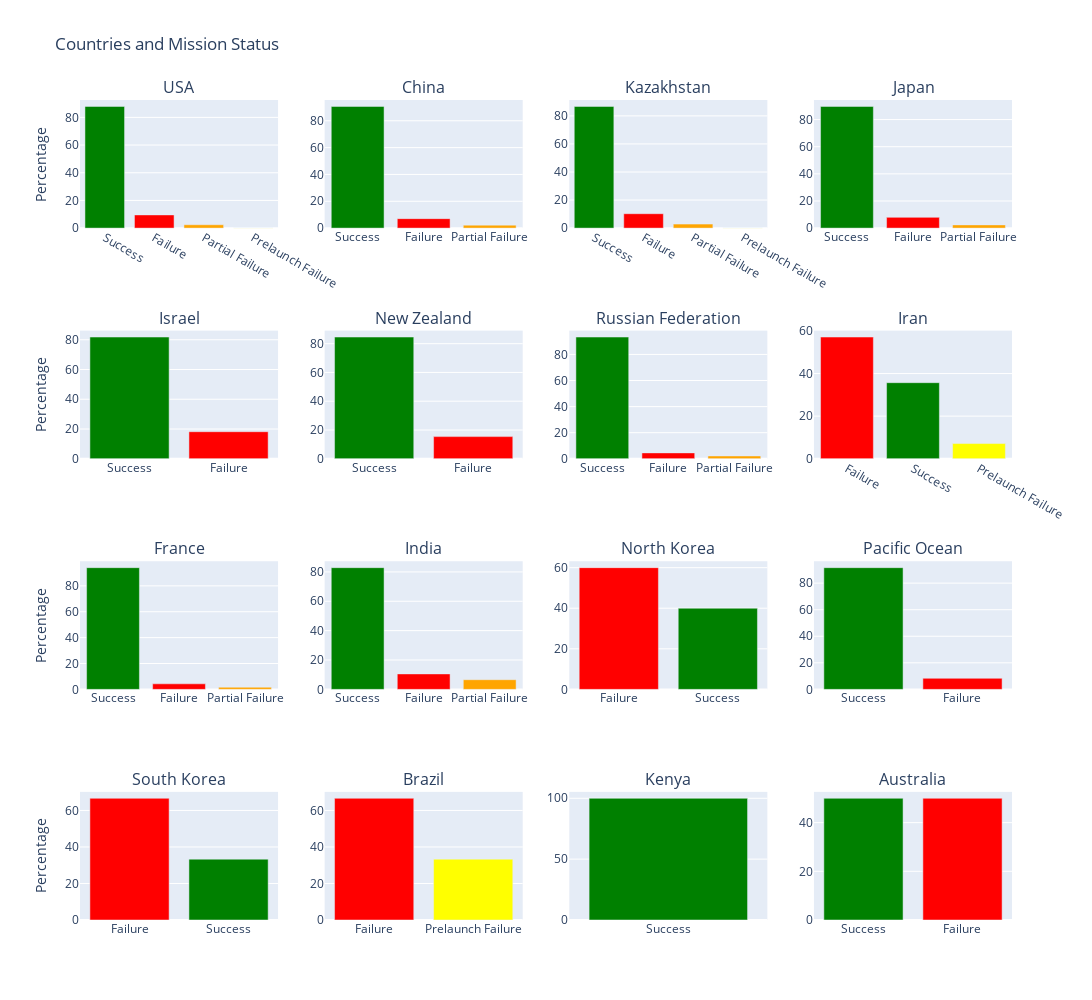

Source (notebook cell):
### Code cell
fig = make_subplots(rows = 4, cols = 4, subplot_titles = df["country"].unique())
for i, country in enumerate(df["country"].unique()):
    counts = df[df["country"] == country]["Status Mission"].value_counts(normalize = True)*100
    color = [colors[x] for x in encoder.transform(counts.index)]
    trace = go.Bar(x = counts.index, y = counts.values, name = country, marker = {"color" : color}, showlegend = False)
    fig.add_trace(trace, row = (i//4) + 1, col = (i%4)+1)
fig.update_layout(title = {"text":"Countries and Mission Status"}, height = 1000, width = 1100)
for i in range(1,5):
    fig.update_yaxes(title_text = "Percentage", row = i, col = 1)
fig.show()

### Figure 1 — Plotly figure (JSON) as saved in the notebook; plotly's stock layout.template omitted (floating-point values rounded to 4 significant figures)
{"data": [{"marker": {"color": ["Green", "red", "Orange", "Yellow"]}, "name": "USA", "showlegend": false, "type": "bar", "x": ["Success", "Failure", "Partial Failure", "Prelaunch Failure"], "xaxis": "x", "y": [87.93, 9.548, 2.443, 0.07402], "yaxis": "y"}, {"marker": {"color": ["Green", "red", "Orange"]}, "name": "China", "showlegend": false, "type": "bar", "x": ["Success", "Failure", "Partial Failure"], "xaxis": "x2", "y": [90.71, 7.063, 2.23], "yaxis": "y2"}, {"marker": {"color": ["Green", "red", "Orange", "Yellow"]}, "name": "Kazakhstan", "showlegend": false, "type": "bar", "x": ["Success", "Failure", "Partial Failure", "Prelaunch Failure"], "xaxis": "x3", "y": [86.73, 10.27, 2.853, 0.1427], "yaxis": "y3"}, {"marker": {"color": ["Green", "red", "Orange"]}, "name": "Japan", "showlegend": false, "type": "bar", "x": ["Success", "Failure", "Partial Failure"], "xaxis": "x4", "y": [89.68, 7.937, 2.381], "yaxis": "y4"}, {"marker": {"color": ["Green", "red"]}, "name": "Israel", "showlegend": false, "type": "bar", "x": ["Success", "Failure"], "xaxis": "x5", "y": [81.82, 18.18], "yaxis": "y5"}, {"marker": {"color": ["Green", "red"]}, "name": "New Zealand", "showlegend": false, "type": "bar", "x": ["Success", "Failure"], "xaxis": "x6", "y": [84.62, 15.38], "yaxis": "y6"}, {"marker": {"color": ["Green", "red", "Orange"]}, "name": "Russian Federation", "showlegend": false, "type": "bar", "x": ["Success", "Failure", "Partial Failure"], "xaxis": "x7", "y": [93.35, 4.506, 2.146], "yaxis": "y7"}, {"marker": {"color": ["red", "Green", "Yellow"]}, "name": "Iran", "showlegend": false, "type": "bar", "x": ["Failure", "Success", "Prelaunch Failure"], "xaxis": "x8", "y": [57.14, 35.71, 7.143], "yaxis": "y8"}, {"marker": {"color": ["Green", "red", "Orange"]}, "name": "France", "showlegend": false, "type": "bar", "x": ["Success", "Failure", "Partial Failure"], "xaxis": "x9", "y": [94.06, 4.29, 1.65], "yaxis": "y9"}, {"marker": {"color": ["Green", "red", "Orange"]}, "name": "India", "showlegend": false, "type": "bar", "x": ["Success", "Failure", "Partial Failure"], "xaxis": "x10", "y": [82.89, 10.53, 6.579], "yaxis": "y10"}, {"marker": {"color": ["red", "Green"]}, "name": "North Korea", "showlegend": false, "type": "bar", "x": ["Failure", "Success"], "xaxis": "x11", "y": [60, 40], "yaxis": "y11"}, {"marker": {"color": ["Green", "red"]}, "name": "Pacific Ocean", "showlegend": false, "type": "bar", "x": ["Success", "Failure"], "xaxis": "x12", "y": [91.67, 8.333], "yaxis": "y12"}, {"marker": {"color": ["red", "Green"]}, "name": "South Korea", "showlegend": false, "type": "bar", "x": ["Failure", "Success"], "xaxis": "x13", "y": [66.67, 33.33], "yaxis": "y13"}, {"marker": {"color": ["red", "Yellow"]}, "name": "Brazil", "showlegend": false, "type": "bar", "x": ["Failure", "Prelaunch Failure"], "xaxis": "x14", "y": [66.67, 33.33], "yaxis": "y14"}, {"marker": {"color": ["Green"]}, "name": "Kenya", "showlegend": false, "type": "bar", "x": ["Success"], "xaxis": "x15", "y": [100], "yaxis": "y15"}, {"marker": {"color": ["Green", "red"]}, "name": "Australia", "showlegend": false, "type": "bar", "x": ["Success", "Failure"], "xaxis": "x16", "y": [50, 50], "yaxis": "y16"}], "layout": {"annotations": [{"font": {"size": 16}, "showarrow": false, "text": "USA", "x": 0.1062, "xanchor": "center", "xref": "paper", "y": 1, "yanchor": "bottom", "yref": "paper"}, {"font": {"size": 16}, "showarrow": false, "text": "China", "x": 0.3688, "xanchor": "center", "xref": "paper", "y": 1, "yanchor": "bottom", "yref": "paper"}, {"font": {"size": 16}, "showarrow": false, "text": "Kazakhstan", "x": 0.6313, "xanchor": "center", "xref": "paper", "y": 1, "yanchor": "bottom", "yref": "paper"}, {"font": {"size": 16}, "showarrow": false, "text": "Japan", "x": 0.8938, "xanchor": "center", "xref": "paper", "y": 1, "yanchor": "bottom", "yref": "paper"}, {"font": {"size": 16}, "showarrow": false, "text": "Israel", "x": 0.1062, "xanchor": "center", "xref": "paper", "y": 0.7188, "yanchor": "bottom", "yref": "paper"}, {"font": {"size": 16}, "showarrow": false, "text": "New Zealand", "x": 0.3688, "xanchor": "center", "xref": "paper", "y": 0.7188, "yanchor": "bottom", "yref": "paper"}, {"font": {"size": 16}, "showarrow": false, "text": "Russian Federation", "x": 0.6313, "xanchor": "center", "xref": "paper", "y": 0.7188, "yanchor": "bottom", "yref": "paper"}, {"font": {"size": 16}, "showarrow": false, "text": "Iran", "x": 0.8938, "xanchor": "center", "xref": "paper", "y": 0.7188, "yanchor": "bottom", "yref": "paper"}, {"font": {"size": 16}, "showarrow": false, "text": "France", "x": 0.1062, "xanchor": "center", "xref": "paper", "y": 0.4375, "yanchor": "bottom", "yref": "paper"}, {"font": {"size": 16}, "showarrow": false, "text": "India", "x": 0.3688, "xanchor": "center", "xref": "paper", "y": 0.4375, "yanchor": "bottom", "yref": "paper"}, {"font": {"size": 16}, "showarrow": false, "text": "North Korea", "x": 0.6313, "xanchor": "center", "xref": "paper", "y": 0.4375, "yanchor": "bottom", "yref": "paper"}, {"font": {"size": 16}, "showarrow": false, "text": "Pacific Ocean", "x": 0.8938, "xanchor": "center", "xref": "paper", "y": 0.4375, "yanchor": "bottom", "yref": "paper"}, {"font": {"size": 16}, "showarrow": false, "text": "South Korea", "x": 0.1062, "xanchor": "center", "xref": "paper", "y": 0.1562, "yanchor": "bottom", "yref": "paper"}, {"font": {"size": 16}, "showarrow": false, "text": "Brazil", "x": 0.3688, "xanchor": "center", "xref": "paper", "y": 0.1562, "yanchor": "bottom", "yref": "paper"}, {"font": {"size": 16}, "showarrow": false, "text": "Kenya", "x": 0.6313, "xanchor": "center", "xref": "paper", "y": 0.1562, "yanchor": "bottom", "yref": "paper"}, {"font": {"size": 16}, "showarrow": false, "text": "Australia", "x": 0.8938, "xanchor": "center", "xref": "paper", "y": 0.1562, "yanchor": "bottom", "yref": "paper"}], "height": 1000, "title": {"text": "Countries and Mission Status"}, "width": 1100, "xaxis": {"anchor": "y", "domain": [0, 0.2125]}, "xaxis10": {"anchor": "y10", "domain": [0.2625, 0.475]}, "xaxis11": {"anchor": "y11", "domain": [0.525, 0.7375]}, "xaxis12": {"anchor": "y12", "domain": [0.7875, 1]}, "xaxis13": {"anchor": "y13", "domain": [0, 0.2125]}, "xaxis14": {"anchor": "y14", "domain": [0.2625, 0.475]}, "xaxis15": {"anchor": "y15", "domain": [0.525, 0.7375]}, "xaxis16": {"anchor": "y16", "domain": [0.7875, 1]}, "xaxis2": {"anchor": "y2", "domain": [0.2625, 0.475]}, "xaxis3": {"anchor": "y3", "domain": [0.525, 0.7375]}, "xaxis4": {"anchor": "y4", "domain": [0.7875, 1]}, "xaxis5": {"anchor": "y5", "domain": [0, 0.2125]}, "xaxis6": {"anchor": "y6", "domain": [0.2625, 0.475]}, "xaxis7": {"anchor": "y7", "domain": [0.525, 0.7375]}, "xaxis8": {"anchor": "y8", "domain": [0.7875, 1]}, "xaxis9": {"anchor": "y9", "domain": [0, 0.2125]}, "yaxis": {"anchor": "x", "domain": [0.8438, 1], "title": {"text": "Percentage"}}, "yaxis10": {"anchor": "x10", "domain": [0.2812, 0.4375]}, "yaxis11": {"anchor": "x11", "domain": [0.2812, 0.4375]}, "yaxis12": {"anchor": "x12", "domain": [0.2812, 0.4375]}, "yaxis13": {"anchor": "x13", "domain": [0, 0.1562], "title": {"text": "Percentage"}}, "yaxis14": {"anchor": "x14", "domain": [0, 0.1562]}, "yaxis15": {"anchor": "x15", "domain": [0, 0.1562]}, "yaxis16": {"anchor": "x16", "domain": [0, 0.1562]}, "yaxis2": {"anchor": "x2", "domain": [0.8438, 1]}, "yaxis3": {"anchor": "x3", "domain": [0.8438, 1]}, "yaxis4": {"anchor": "x4", "domain": [0.8438, 1]}, "yaxis5": {"anchor": "x5", "domain": [0.5625, 0.7188], "title": {"text": "Percentage"}}, "yaxis6": {"anchor": "x6", "domain": [0.5625, 0.7188]}, "yaxis7": {"anchor": "x7", "domain": [0.5625, 0.7188]}, "yaxis8": {"anchor": "x8", "domain": [0.5625, 0.7188]}, "yaxis9": {"anchor": "x9", "domain": [0.2812, 0.4375], "title": {"text": "Percentage"}}}}
